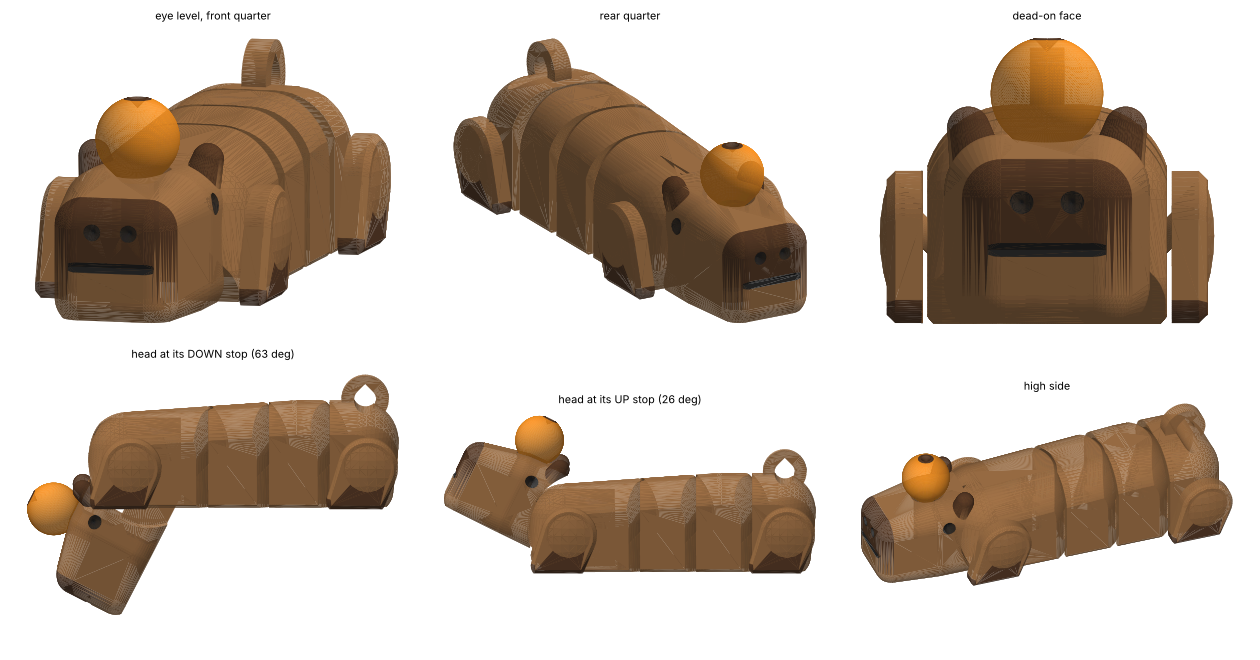

The script that saved this image:
from common import *
import matplotlib; matplotlib.use('Agg')
import matplotlib.pyplot as plt
colours = [f"#{r:02X}{g:02X}{b:02X}" for r, g, b in cb.FILAMENTS]
parts, joints, info = cb.make_capybara()
def as_draw(ps):
    mesh, lab = cb.paint(parts, info, ps)
    return [(mesh.vertices, mesh.faces, lab)]
straight = as_draw(parts)
down = as_draw(cb.posed(parts, joints, {'head nod': -63}))
up = as_draw(cb.posed(parts, joints, {'head nod': 26}))
fig, ax = plt.subplots(2, 3, figsize=(21, 11))
for a, (m, e, z, t) in zip(ax.flat, [(straight, 8, 75, 'eye level, front quarter'), (straight, 20, 120, 'rear quarter'), (straight, 0, 90, 'dead-on face'),
                                      (down, 5, 0, 'head at its DOWN stop (63 deg)'), (up, 5, 0, 'head at its UP stop (26 deg)'), (straight, 35, 20, 'high side')]):
    pv.draw(a, m, colours, elev=e, azim=z); a.set_title(t, fontsize=13)
fig.tight_layout(); fig.savefig('views.png', dpi=60, facecolor='white')
